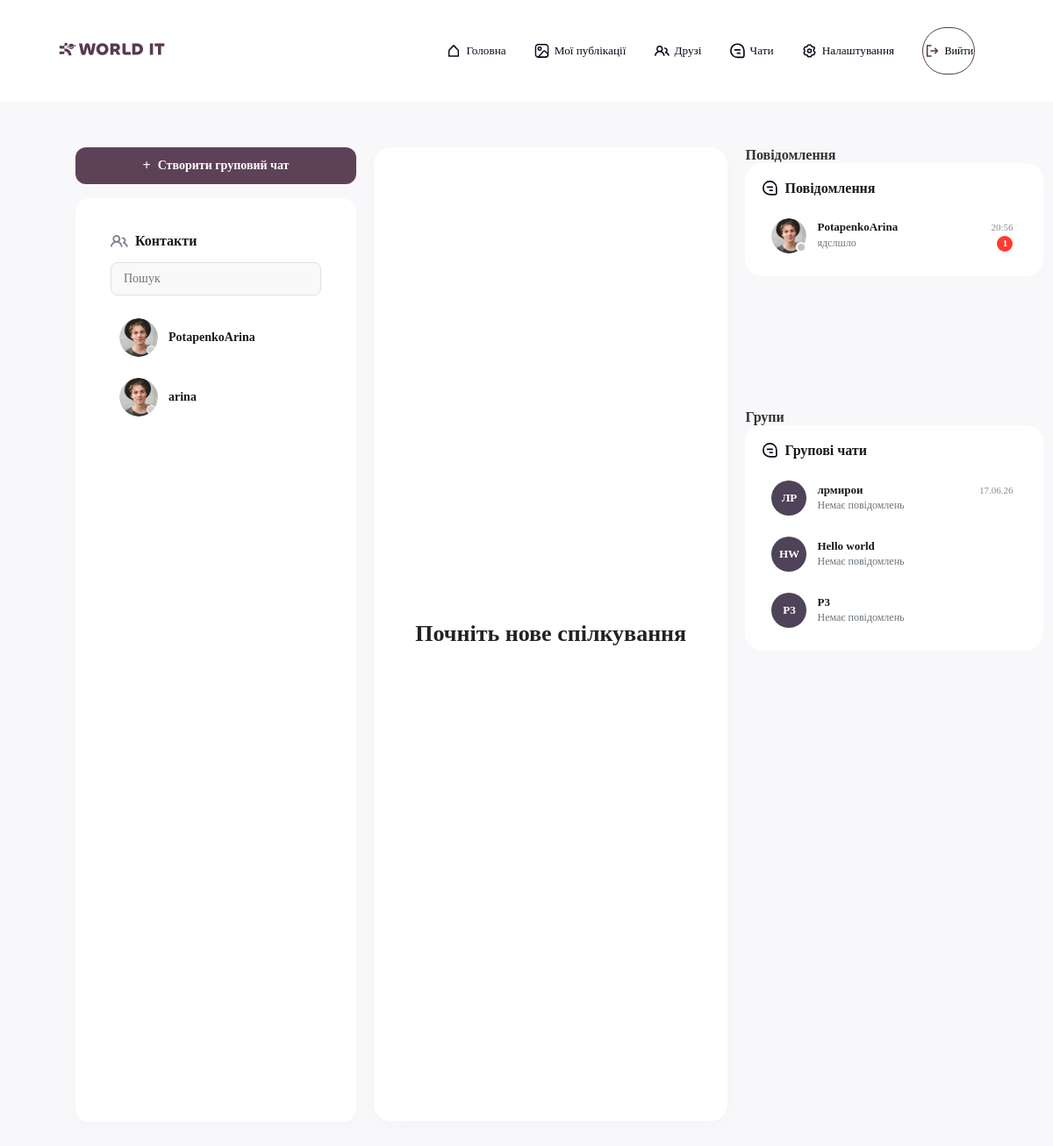
/chat/ (signed in), run on the app's committed database.
### user_app/models.py (models this page shows)
class User(AbstractUser):
    username = models.CharField(
        max_length= 150,
        blank= True,
        null= True
    )
    email = models.EmailField(
        unique= True
    )
    USERNAME_FIELD = 'email'
    REQUIRED_FIELDS = []

### chat_app/models.py (models this page shows, shortened)
class Chat(models.Model):
    users = models.ManyToManyField(User, related_name="chats")
    name = models.CharField(max_length=30, blank=True, null=True)
    is_group = models.BooleanField(default=False)
    avatar = models.ImageField(upload_to="chat_avatars/", blank=True, null=True)
    admin = models.ForeignKey(User, on_delete=models.CASCADE, blank=True, null=True)

### chat_app/views.py (the view)
# urls.py: path("chat/", ChatView.as_view(), name="chat"),
class ChatView(LoginRequiredMixin, TemplateView):
    login_url = "auth"
    template_name = "chat_app/chat.html"
    def get_context_data(self, **kwargs):
        context = super().get_context_data(**kwargs)
        user = self.request.user
        self.request.session['last_activity'] = timezone.now().isoformat()
        self.request.session.modified = True
        self.request.session.save()
        all_friends = get_user_by_section(user, "friends")
        context["friends"] = all_friends.exclude(first_name="", last_name="", email="")
        last_message_text = Message.objects.filter(
            chat_id=OuterRef('pk')
        ).order_by('-created_at', '-id').values('text')[:1]
        last_message_time = Message.objects.filter(
            chat_id=OuterRef('pk')
        ).order_by('-created_at', '-id').values('created_at')[:1]
        def format_chat_time(dt):
            if not dt:
                return ""
            local_dt = timezone.localtime(dt) if timezone.is_aware(dt) else dt
            local_now = timezone.localtime(timezone.now()) if timezone.is_aware(timezone.now()) else timezone.now()
            if local_dt.date() == local_now.date():
                return local_dt.strftime("%H:%M")
            return local_dt.strftime("%d.%m.%y")
        group_chats_query = Chat.objects.filter(
            users=user,
            is_group=True
        ).annotate(
            last_msg_text=Subquery(last_message_text),
            last_msg_time=Subquery(last_message_time),
            unread_cnt=Count(
                'messages',
                filter=~Q(messages__sender=user) & ~Q(messages__readers=user),
                distinct=True
            )
        ).order_by('-last_msg_time', 'id')
        group_chats_with_data = []
        for chat_obj in group_chats_query:
            words = chat_obj.name.split() if chat_obj.name else []
            if len(words) >= 2:
                initials = f"{words[0][0]}{words[1][0]}".upper()
            elif len(words) == 1:
                initials = words[0][:2].upper()
            else:
                initials = "GR"
            group_chats_with_data.append({
                'chat': chat_obj,
                'name': chat_obj.name,
                'avatar_url': chat_obj.avatar.url if getattr(chat_obj, 'avatar', None) else None,
                'initials': initials,
                'last_message': chat_obj.last_msg_text or "Немає повідомлень",
                'last_time': format_chat_time(chat_obj.last_msg_time),
                'unread_count': chat_obj.unread_cnt
            })
        context["group_chats"] = group_chats_with_data
        personal_chats = Chat.objects.filter(
            users=user,
            is_group=False
        ).annotate(
            last_msg_text=Subquery(last_message_text),
            last_msg_time=Subquery(last_message_time),
            unread_cnt=Count(
                'messages',
                filter=~Q(messages__sender=user) & ~Q(messages__readers=user),
                distinct=True
            )
        ).order_by('-last_msg_time', 'id')
        chats_with_data = []
        for chat_obj in personal_chats:
            friend = chat_obj.users.exclude(id=user.id).first()
            display_name = "Діалог"
            if friend:
                display_name = f"{friend.first_name} {friend.last_name}".strip()
                if not display_name:
                    display_name = friend.username
            words = display_name.split() if display_name else []
            if len(words) >= 2:
                initials = f"{words[0][0]}{words[1][0]}".upper()
            elif len(words) == 1:
                initials = words[0][:2].upper()
            else:
                initials = "CH"
            chats_with_data.append({
                'chat': chat_obj,
                'friend_id': friend.id if friend else None,
                'username': display_name,
                'initials': initials,
                'avatar_url': friend.avatar.url if (friend and getattr(friend, 'avatar', None)) else "/static/icons/User1.png",
                'last_message': chat_obj.last_msg_text or "Немає повідомлень",
                'last_time': format_chat_time(chat_obj.last_msg_time),
                'unread_count': chat_obj.unread_cnt
            })
        context["personal_chats"] = chats_with_data
        context['group_users_form'] = GroupSelectUsersForm(user=user)
        context['group_details_form'] = GroupDetailsForm()
        return context

### chat_app/templates/chat_app/chat.html (shortened to what this page needs)
{% extends 'base.html' %}
{% load static %}
{% block links %}
    <link rel="stylesheet" href="{% static 'css/base.css' %}">
    <link rel="stylesheet" href="{% static 'chat_app/css/chat.css' %}">
    <link rel="stylesheet" href="{% static 'chat_app/css/group_chat.css' %}">
    <link rel="stylesheet" href="{% static 'chat_app/css/chat_contacts.css' %}">
    <link rel="stylesheet" href="{% static 'chat_app/css/group_modal.css' %}">
    <link rel="stylesheet" href="{% static 'chat_app/css/chat_main.css' %}?v=20">
    <link rel="stylesheet" href="{% static 'chat_app/css/chat_message.css' %}">
    <link rel="stylesheet" href="{% static 'chat_app/css/chat_sidebar.css' %}">
    <link rel="stylesheet" href="{% static 'chat_app/css/chat_menu.css' %}">
{% endblock %}
{% block content %}
    <main class="chat-page">
        {% include "chat_app/particles/chat_contacts.html" %}
        {% include "chat_app/particles/chat_main.html" %}
        {% include "chat_app/particles/chat_sidebar.html" %}
    </main>
{% endblock %}

### chat_app/templates/chat_app/particles/chat_contacts.html (shortened to what this page needs)
{% load static %}
<div class="chat-contacts-wrapper" style="display: flex; flex-direction: column; gap: 16px;">
    <button type="button" id="open-group-modal" class="create-group-btn-main" style="width: 100%; background-color: #5d4257; color: #ffffff; border: none; padding: 12px; border-radius: 12px; font-size: 14px; font-weight: 600; cursor: pointer; display: flex; align-items: center; justify-content: center; gap: 8px; transition: background-color 0.2s;">
        <span style="font-size: 16px;">+</span> Створити груповий чат
    </button>
    <aside class="chat-contacts" style="background: #ffffff; padding: 20px; border-radius: 16px; box-shadow: 0 4px 12px rgba(0,0,0,0.02);">
        <section class="chat-block">
            <h2 style="font-size: 16px; font-weight: 700; color: #1a1a1a; margin-top: 0; margin-bottom: 15px; display: flex; align-items: center; justify-content: space-between; width: 100%;">
                <span style="display: flex; align-items: center; gap: 8px;">
                    <img src="{% static 'icons/contacts.png' %}" class="icons">
                    Контакти
                </span>
            </h2>
            <input type="text" class="search-input" placeholder="Пошук" style="width: 100%; padding: 10px 14px; border: 1px solid #e0e0e0; border-radius: 8px; font-size: 14px; margin-bottom: 16px; box-sizing: border-box; outline: none; background-color: #f9f9f9;">
            <div class="contacts-list" style="display: flex; flex-direction: column; gap: 4px; max-height: calc(100vh - 240px); overflow-y: auto;">
                {% for friend in friends %}
                    <button type="button" class="chat-user-button" data-chat-user="{{ friend.id }}" data-chat-id="{{ friend.chat.id }}" style="width: 100%; display: flex; align-items: center; gap: 12px; padding: 10px; border: none; background: none; border-radius: 12px; cursor: pointer; text-align: left; transition: background 0.2s;">
                        <div class="avatar-wrapper" style="position: relative; flex-shrink: 0; width: 44px; height: 44px;">
                            <img src="{% if friend.avatar %}{{ friend.avatar.url }}{% else %}{% static 'icons/User1.png' %}{% endif %}" alt="User" class="chat-user-avatar" style="width: 100%; height: 100%; border-radius: 50%; object-fit: cover; display: block;">
                        </div>
                        <div class="chat-user-info" style="display: flex; justify-content: space-between; min-width: 0; flex-grow: 1; gap: 8px;">
                            <span class="chat-user-name" style="font-weight: 600; font-size: 14px; color: #1a1a1a; white-space: nowrap; overflow: hidden; text-overflow: ellipsis; max-width: 150px;">
                                {% if friend.first_name or friend.last_name %}
                                    {{ friend.first_name }} {{ friend.last_name }}
                                {% else %}
                                    {{ friend.username }}
                                {% endif %}
                            </span>
                        </div>
                    </button>
                {% empty %}
                    <p style="color: #6c757d; font-size: 14px; padding: 8px 4px; margin: 0;">Контактів поки немає</p>
                {% endfor %}
            </div>
        </section>
    </aside>
</div>

### chat_app/templates/chat_app/particles/chat_messages.html (shortened to what this page needs)
{% load static %}
<section class="chat-block">
    <div class="chat-block-header">
        <img src="{% static 'icons/chat.svg' %}" class="icons" alt="Chat Icon">
        <h2>Повідомлення</h2>
    </div>
    <div class="contacts-list">
        {% for item in personal_chats %}
            <button type="button" class="chat-user-button"
                    data-chat-id="{{ item.chat.id }}"
                    data-chat-user="{{ item.friend_id }}"
                    data-chat-username="{{ item.username }}">
                <div class="avatar-wrapper">
                    <img src="{{ item.avatar_url }}" alt="User">
                    <span class="status-badge offline"></span>
                </div>
                <div class="chat-user-info">
                    <div class="chat-user-meta">
                        <span class="chat-user-name">{{ item.username }}</span>
                        <span class="chat-time" data-chat-time-id="{{ item.friend_id }}">{{ item.last_time }}</span>
                    </div>
                    <div style="display: flex; justify-content: space-between; align-items: center; width: 100%; gap: 8px;">
                        <p class="chat-last-msg" data-chat-preview-id="{{ item.friend_id }}">{{ item.last_message }}</p>
                        <span class="unread-badge-counter" data-raw-count="{{ item.unread_count|default:0 }}" {% if not item.unread_count %}style="display:none;"{% endif %}>
                            {% if item.unread_count %}{{ item.unread_count }}{% endif %}
                        </span>
                    </div>
                </div>
            </button>
        {% empty %}
            <p class="no-chats-yet-text" style="color: var(--text-muted); font-size: 14px; padding: 15px; text-align: center;">Чатів поки немає</p>
        {% endfor %}
    </div>
</section>

### chat_app/templates/chat_app/particles/chat_groups.html
{% load static %}
<section class="chat-block">
    <div class="chat-block-header">
        <img src="{% static 'icons/chat.svg' %}" class="icons" alt="Group Icon">
        <h2>Групові чати</h2>
    </div>
    <div id="group-list">
        {% for item in group_chats %}
            <button type="button" class="chat-group-button" data-chat-id="{{ item.chat.id }}" data-chat-title="{{ item.name }}">
                {% if item.avatar_url %}
                    <img src="{{ item.avatar_url }}" alt="Group" class="chat-user-avatar">
                {% else %}
                    <div class="group-text-avatar">
                        {{ item.initials }}
                    </div>
                {% endif %}
                <div class="chat-user-info">
                    <div class="chat-group-meta">
                        <span class="chat-user-name">{{ item.name }}</span>
                        <span class="chat-user-time">{{ item.last_time }}</span>
                    </div>
                    <p class="chat-user-message">
                        {{ item.last_message }}
                    </p>
                </div>
            </button>
        {% empty %}
            <p id="group-empty" style="color: #6c757d; font-size: 13px; padding: 4px 0; margin: 0;">Порожньо</p>
        {% endfor %}
    </div>
</section>

### data on the page
User: first_name "PotapenkoArina"
User: first_name "arina"
Chat: username "PotapenkoArina", last_time "20:56", last_message "ядслшло", unread_count "1"
Chat: initials "ЛР", name "лрмирои", last_time "17.06.26", last_message "Немає повідомлень"
Chat: initials "HW", name "Hello world", last_message "Немає повідомлень"
Chat: initials "P3", name "P3", last_message "Немає повідомлень"
